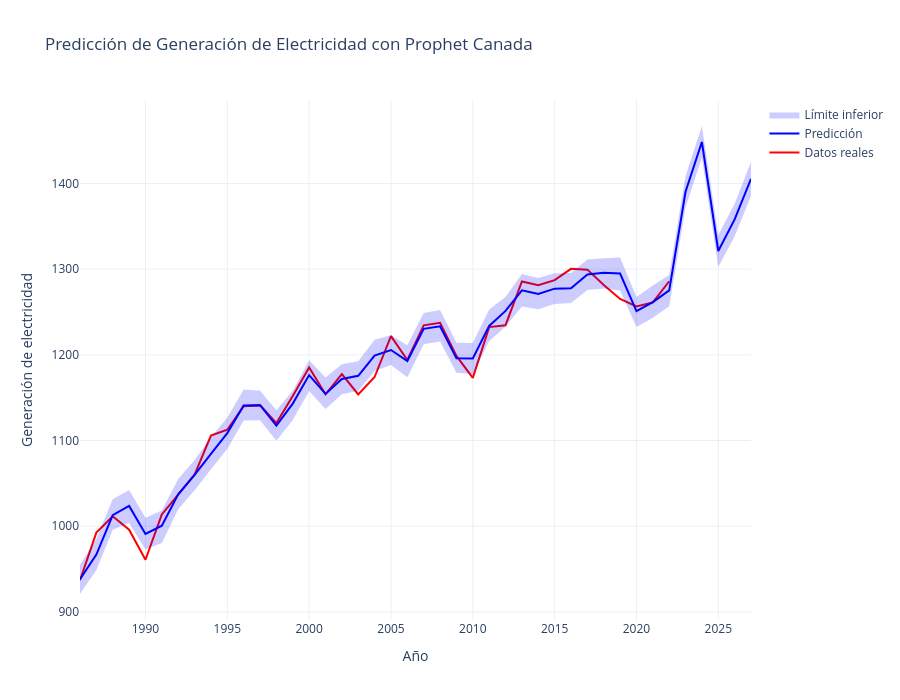

The notebook cell this image was saved under:
### Code cell
lugar='Canada'
prophet(data_1986,lugar)
